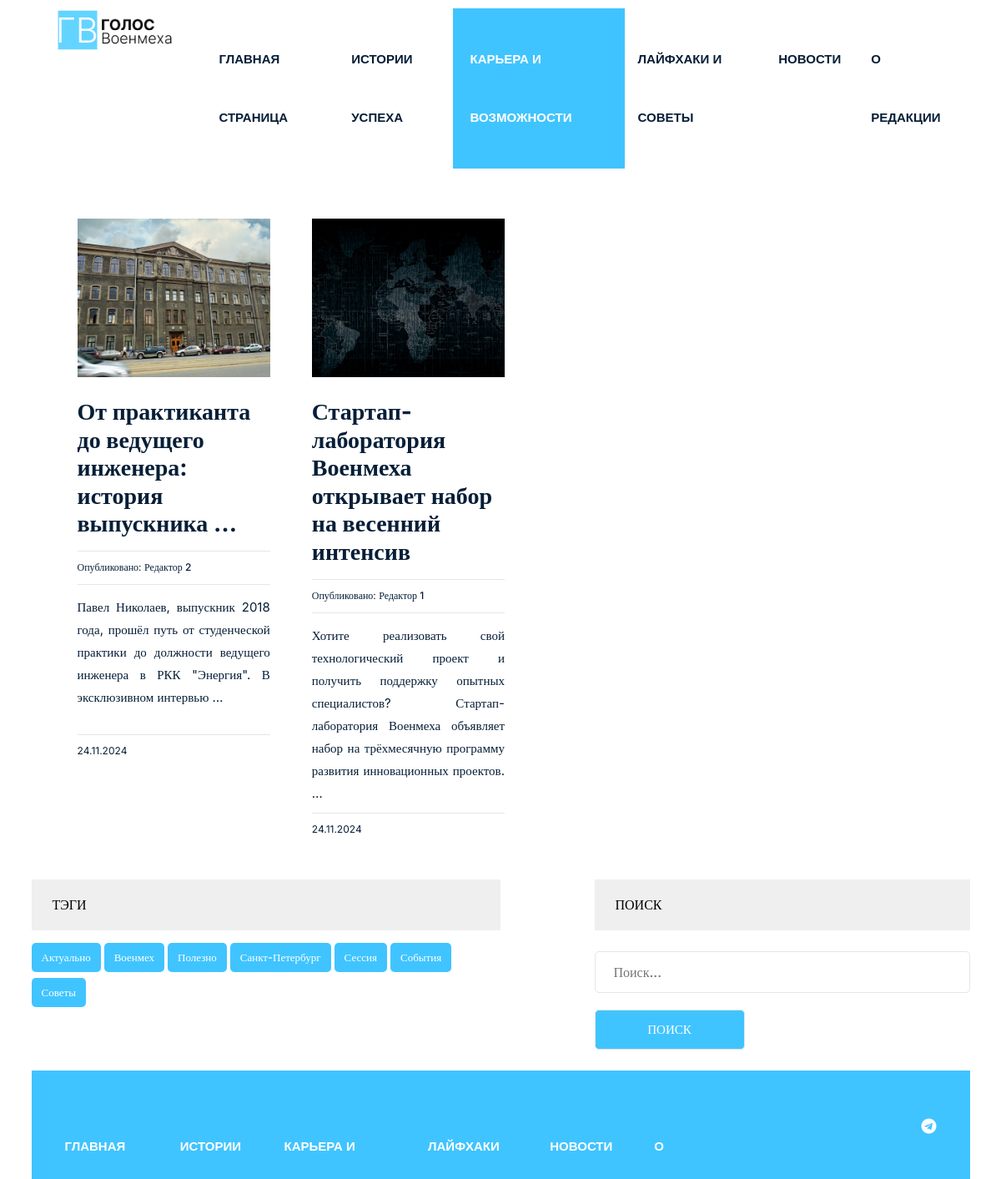
The page /category/career/ on the database its author committed.
### news/models.py (models this page shows, shortened)
class Category(models.Model):
    title = models.CharField(max_length=255)
    slug = models.SlugField(max_length=255, verbose_name='Category_url', unique=True)
    def __str__(self):
        return self.title
    def get_absolute_url(self):
        return reverse('category', kwargs={"slug": self.slug})
    class Meta:
        verbose_name = 'Category(s)'
        verbose_name_plural = 'Categories'
        ordering = ['title']

class Post(models.Model):
    title = models.CharField(max_length=255, verbose_name='Name')
    slug = models.SlugField(max_length=255, unique=True, verbose_name='Link')
    author = models.CharField(max_length=100, verbose_name='Author')
    content = models.TextField(blank=True, verbose_name='Content')
    created_at = models.DateTimeField(auto_now_add=True, verbose_name='Published')
    photo = models.ImageField(upload_to='photos/%Y/%m/%d/', blank=True, verbose_name='Photo')
    views = models.IntegerField(default=0, verbose_name='Number of views')
    category = models.ForeignKey(Category, on_delete=models.PROTECT, related_name='posts', verbose_name='Category')
    tags = models.ManyToManyField(Tag, blank=True, related_name='posts', verbose_name='Tag')
    is_published = models.BooleanField(default=True)
    def get_absolute_url(self):
        return reverse('post', kwargs={"slug": self.slug})
    class Meta:
        verbose_name = 'Article(s)'
        verbose_name_plural = 'Articles'
        ordering = ['-created_at']

class Tag(models.Model):
    title = models.CharField(max_length=50)
    slug = models.SlugField(max_length=50, verbose_name='Slug_url', unique=True)
    def get_absolute_url(self):
        return reverse('tag', kwargs={"slug": self.slug})
    class Meta:
        verbose_name = 'Tag'
        verbose_name_plural = 'Tags'
        ordering = ['title']

### news/views.py (the view)
# urls.py: path('category/<str:slug>/', PostsByCategory.as_view(), name='category'),
class PostsByCategory(ListView):
    template_name = 'news/category.html'
    context_object_name = 'posts'
    paginate_by = 4
    allow_empty = False
    def get_queryset(self):
        queryset = Post.objects.filter(category__slug=self.kwargs['slug']).order_by('-created_at')
        if not queryset.exists():
            raise Http404("Постов в этой категории не найдено.")
        return queryset
    def get_context_data(self, *, object_list=None, **kwargs):
        context = super().get_context_data(**kwargs)
        context['title'] = Category.objects.get(slug=self.kwargs['slug'])
        return context

### news/templatetags/menu.py (called while the page is built)
@register.inclusion_tag('news/menu_tpl.html')
def show_menu(menu_class='menu'):
    categories = Category.objects.all()
    return {"categories": categories, "menu_class": menu_class}

### news/templatetags/sidebar.py (called while the page is built)
@register.inclusion_tag('news/tags_tpl.html')
def get_tags():
    tags = Tag.objects.all()
    return {"tags": tags}

### news/templates/news/category.html (shortened to what this page needs)
{% extends 'base.html' %}
{% load static %}
{% load sidebar %}
{% block content %}
<section class="blog-post-area">
    <div class="container">
        <div class="row">
            <div class="blog-post-area-style">
                {% for post in posts %}
                    <div class="col-md-3">
                        <div class="single-post">
                            <div class="main-img">
                                {% if post.photo %}
                                <img src="{{ post.photo.url }}" alt="{{ post.title }}">
                                {% else %}
                                <img src="{% static 'img/no-image.jpeg'%}" alt="{{ post.title }}" height="201" width="300">
                                {% endif %}
                            </div>
                            <h3><a href="{{ post.get_absolute_url }}">{{ post.title|truncatewords_html:7|safe }}</a></h3>
                            <h4><span>Опубликовано: <span class="author-name">{{ post.author }}</span></span></h4>
                            <a href="{{ post.get_absolute_url }}"><p>{{ post.content|truncatewords_html:20|safe }}</p></a>
                            <h4><span>{{ post.created_at|date:"d.m.Y" }}</span></h4>
                        </div>
                    </div>
                {% endfor %}
            </div>
        </div>
        <section class="main-nav single-blog-area">
            <div class="right-tags">
                {% get_tags %}
            </div>
            <div class="left-search newsletter">
                <h2 class="sidebar-title main-tl">Поиск</h2>
                <form action="{% url 'search' %}" method="get">
                    <input type="text" name="s" id="" placeholder="Поиск...">
                    <input type="submit" value="Поиск">
                </form>
            </div>
        </section>
    </div>
</section>
{% endblock %}

### news/templates/news/menu_tpl.html
<div class="{{ menu_class }} d-flex justify-content-center">
    <ul class="navbar-nav">
        <li class="nav-item">
            <a class="nav-link" href="{% url 'home' %}">Главная страница</a>
        </li>
        {% for item in categories %}
        <li class="nav-item">
            <a class="nav-link" href="{{ item.get_absolute_url }}">{{ item.title }}</a>
        </li>
        {% endfor %}
        <li class="nav-item">
            <a class="nav-link" href="/about">О редакции</a>
        </li>
    </ul>
</div>

### news/templates/news/tags_tpl.html
<div class="tags">
    <h2 class="sidebar-title main-tl">Тэги</h2>
    {% for tag in tags %}
    <p><a href="{{ tag.get_absolute_url }}">{{ tag.title }}</a></p>
    {% endfor %}
</div>

### news_app/static/slider.css (style rules this page uses)
p { position: relative; font-size: 24px; text-align: center; display: block; align-items: center; vertical-align: center; }
.overlay-content p, a { color: #ffffff; }

### rows shown on the page
Category: title "ИСТОРИИ УСПЕХА", title "ИСТОРИИ…"
Category: title "КАРЬЕРА И ВОЗМОЖНОСТИ", title "КАРЬЕРА И…"
Category: title "ЛАЙФХАКИ И СОВЕТЫ", title "ЛАЙФХАКИ…"
Category: title "НОВОСТИ"
Post: photo (picture), title "От практиканта до ведущего инженера: история выпускника …", author "Редактор 2", content "Павел Николаев, выпускник 2018 года, прошёл путь от студенческой практики до должности ведущего инженера в РКК \"Энергия\". В эксклюзивном интервью …", created_at "24.11.2024"
Post: photo (picture), title "Стартап-лаборатория Военмеха открывает набор на весенний интенсив", author "Редактор 1", content "Хотите реализовать свой технологический проект и получить поддержку опытных специалистов? Стартап-лаборатория Военмеха объявляет набор на трёхмесячную программу развития инновационных проектов. …", created_at "24.11.2024"
Tag: title "Актуально"
Tag: title "Военмех"
Tag: title "Полезно"
Tag: title "Санкт-Петербург"
Tag: title "Сессия"
Tag: title "События"
Tag: title "Советы"
